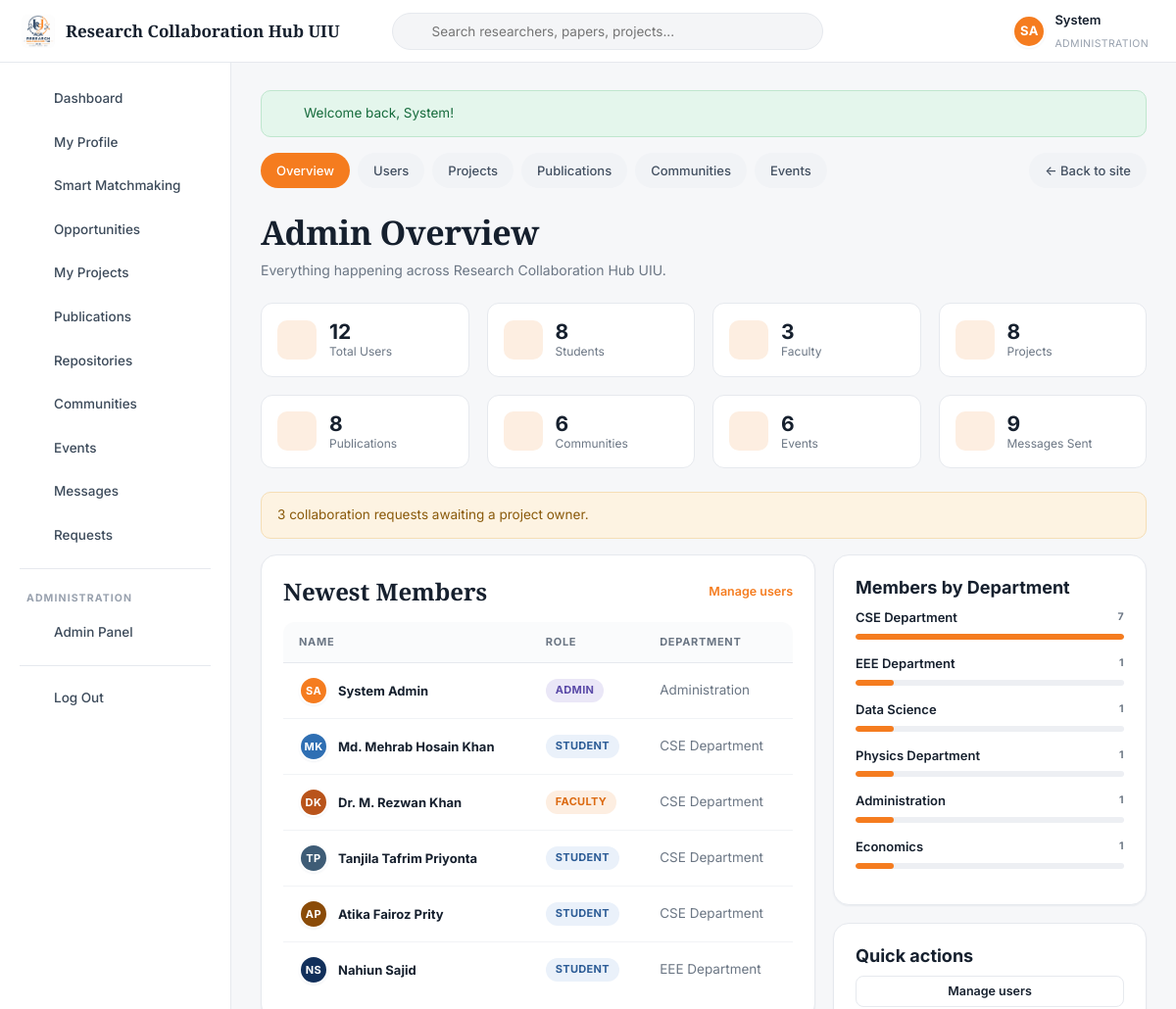
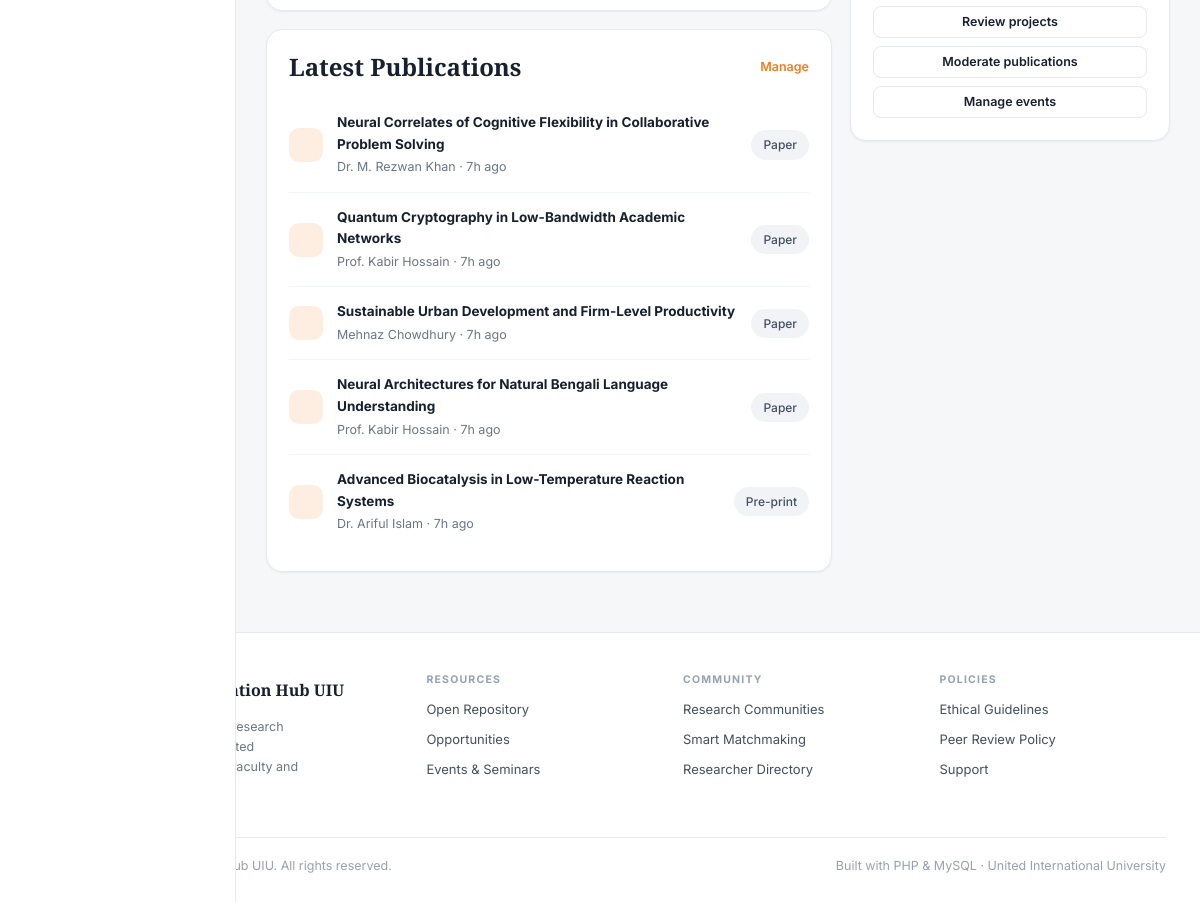
/admin/index.php (signed in), run on the app's committed database (2 pictures, top to bottom).
### tables this page shows
CREATE TABLE `users` (
  `id`                INT AUTO_INCREMENT PRIMARY KEY,
  `first_name`        VARCHAR(60)  NOT NULL,
  `last_name`         VARCHAR(60)  NOT NULL,
  `email`             VARCHAR(150) NOT NULL UNIQUE,
  `password`          VARCHAR(255) NOT NULL,
  `role`              ENUM('student','faculty','admin') NOT NULL DEFAULT 'student',
  `researcher_type`   ENUM('student_academic','corporate','gov_ngo','medical','non_researcher') DEFAULT 'student_academic',
  `department`        VARCHAR(100) DEFAULT NULL,
  `university`        VARCHAR(150) DEFAULT 'United International University',
  `designation`       VARCHAR(120) DEFAULT NULL,
  `trimester`         VARCHAR(30)  DEFAULT NULL,
  `student_id`        VARCHAR(30)  DEFAULT NULL,
  `cgpa`              DECIMAL(3,2) DEFAULT NULL,
  `bio`               TEXT         DEFAULT NULL,
  `avatar`            VARCHAR(255) DEFAULT NULL,
  `cover`             VARCHAR(255) DEFAULT NULL,
  `phone`             VARCHAR(40)  DEFAULT NULL,
  `city`              VARCHAR(80)  DEFAULT 'Dhaka',
  `linkedin`          VARCHAR(200) DEFAULT NULL,
  `orcid`             VARCHAR(60)  DEFAULT NULL,
  `website`           VARCHAR(200) DEFAULT NULL,
  `availability`      VARCHAR(60)  DEFAULT NULL,
  `preferred_team`    VARCHAR(40)  DEFAULT NULL,
  `open_to_collab`    TINYINT(1)   NOT NULL DEFAULT 1,
  `status`            ENUM('active','suspended') NOT NULL DEFAULT 'active',
  `created_at`        DATETIME     NOT NULL DEFAULT CURRENT_TIMESTAMP
);

CREATE TABLE `publications` (
  `id`         INT AUTO_INCREMENT PRIMARY KEY,
  `user_id`    INT NOT NULL,
  `title`      VARCHAR(250) NOT NULL,
  `abstract`   TEXT DEFAULT NULL,
  `authors`    VARCHAR(400) DEFAULT NULL,
  `journal`    VARCHAR(200) DEFAULT NULL,
  `year`       INT DEFAULT NULL,
  `pub_type`   ENUM('Paper','Pre-print','Dataset','Thesis') NOT NULL DEFAULT 'Paper',
  `category`   VARCHAR(80) DEFAULT NULL,
  `file_name`  VARCHAR(200) DEFAULT NULL,
  `file_path`  VARCHAR(255) DEFAULT NULL,
  `file_size`  INT NOT NULL DEFAULT 0,
  `views`      INT NOT NULL DEFAULT 0,
  `downloads`  INT NOT NULL DEFAULT 0,
  `citations`  INT NOT NULL DEFAULT 0,
  `status`     ENUM('published','draft') NOT NULL DEFAULT 'published',
  `current_version` INT NOT NULL DEFAULT 1,
  `created_at` DATETIME NOT NULL DEFAULT CURRENT_TIMESTAMP,
  FOREIGN KEY (`user_id`) REFERENCES `users`(`id`) ON DELETE CASCADE
);

### config/database.php (called while the page is built)
<?php
function db(): PDO
{
    static $pdo = null;
    if ($pdo instanceof PDO) {
        return $pdo;
    }
    $dsn = 'mysql:host=' . DB_HOST . ';dbname=' . DB_NAME . ';charset=' . DB_CHARSET;
    try {
        $pdo = new PDO($dsn, DB_USER, DB_PASS, [
            PDO::ATTR_ERRMODE            => PDO::ERRMODE_EXCEPTION,
            PDO::ATTR_DEFAULT_FETCH_MODE => PDO::FETCH_ASSOC,
            PDO::ATTR_EMULATE_PREPARES   => false,
        ]);
    } catch (PDOException $e) {
        die(
            '<div style="font-family:system-ui;max-width:640px;margin:80px auto;padding:28px;'
          . 'border:1px solid #e3e6ea;border-radius:12px;background:#fff">'
          . '<h2 style="color:#12305B;margin:0 0 10px">Database connection failed</h2>'
          . '<p style="color:#5b6472;line-height:1.6">PHP could not reach MySQL. Check that:</p>'
          . '<ol style="color:#5b6472;line-height:1.8">'
          . '<li><strong>Apache</strong> and <strong>MySQL</strong> are both running in the XAMPP Control Panel.</li>'
          . '<li>You imported <code>database/rch_uiu.sql</code> in phpMyAdmin.</li>'
          . '<li>The credentials in <code>config/config.php</code> match your MySQL setup.</li>'
          . '</ol>'
          . '<p style="color:#98a1ae;font-size:13px">MySQL says: ' . htmlspecialchars($e->getMessage()) . '</p>'
          . '</div>'
        );
    }
    return $pdo;
}
function q(string $sql, array $params = []): PDOStatement
{
    $stmt = db()->prepare($sql);
    $stmt->execute($params);
    return $stmt;
}
function fetchOne(string $sql, array $params = []): ?array
{
    $row = q($sql, $params)->fetch();
    return $row === false ? null : $row;
}
function fetchAll(string $sql, array $params = []): array
{
    return q($sql, $params)->fetchAll();
}
function fetchValue(string $sql, array $params = [], $default = 0)
{
    $val = q($sql, $params)->fetchColumn();
    return $val === false ? $default : $val;
}

### admin/index.php (the view, shortened to what this page needs)
<?php
requireRole('admin');
$stats = [
    ['users',        'Total Users',      (int)fetchValue('SELECT COUNT(*) FROM users')],
    ['cap',          'Students',         (int)fetchValue('SELECT COUNT(*) FROM users WHERE role = "student"')],
    ['briefcase',    'Faculty',          (int)fetchValue('SELECT COUNT(*) FROM users WHERE role = "faculty"')],
    ['folder',       'Projects',         (int)fetchValue('SELECT COUNT(*) FROM projects')],
    ['file',         'Publications',     (int)fetchValue('SELECT COUNT(*) FROM publications')],
    ['globe',        'Communities',      (int)fetchValue('SELECT COUNT(*) FROM communities')],
    ['calendar',     'Events',           (int)fetchValue('SELECT COUNT(*) FROM events')],
    ['chat',         'Messages Sent',    (int)fetchValue('SELECT COUNT(*) FROM messages')],
];
$recentUsers = fetchAll('SELECT * FROM users ORDER BY created_at DESC LIMIT 6');
$recentPubs  = fetchAll('SELECT p.*, u.first_name, u.last_name FROM publications p
                         JOIN users u ON u.id = p.user_id ORDER BY p.created_at DESC LIMIT 5');
$openReqs    = (int)fetchValue('SELECT COUNT(*) FROM collab_requests WHERE status = "pending"');
$suspended   = (int)fetchValue('SELECT COUNT(*) FROM users WHERE status = "suspended"');
$byDept = fetchAll('SELECT department, COUNT(*) c FROM users
                    WHERE department IS NOT NULL GROUP BY department ORDER BY c DESC LIMIT 6');
$maxDept = $byDept ? max(array_column($byDept, 'c')) : 1;
require_once ROOT_PATH . '/includes/header.php';
require_once __DIR__ . '/nav.php';
?>
<div class="page-head">
  <div>
    <h1>Admin Overview</h1>
    <p class="sub">Everything happening across <?= e(SITE_NAME) ?>.</p>
  </div>
</div>
<div class="grid grid-4 mb-3">
  <?php foreach ($stats as [$ico, $label, $n]): ?>
    <div class="stat-tile">
      <span class="stat-ico"><?= icon($ico, 19) ?></span>
      <span><span class="n"><?= $n ?></span><span class="l"><?= e($label) ?></span></span>
    </div>
  <?php endforeach; ?>
</div>
<?php if ($openReqs || $suspended): ?>
  <div class="alert alert-warning">
    <span>
      <?= $openReqs ? $openReqs . ' collaboration request' . ($openReqs === 1 ? '' : 's') . ' awaiting a project owner. ' : '' ?>
    </span>
  </div>
<?php endif; ?>
<div class="layout-main-side">
  <div class="flex-col" style="gap:18px">
    <div class="card">
      <div class="card-head"><h2>Newest Members</h2>
        <a class="card-link" href="<?= url('admin/users.php') ?>">Manage users</a></div>
      <div class="table-wrap" style="border:none">
        <table class="data">
          <thead><tr><th>Name</th><th>Role</th><th>Department</th><th>Joined</th></tr></thead>
          <tbody>
          <?php foreach ($recentUsers as $u): ?>
            <tr>
              <td>
                <a class="flex" style="text-decoration:none;color:inherit"
                   href="<?= url('profile.php?id=' . (int)$u['id']) ?>">
                  <?= avatar($u, 30) ?><strong style="font-size:13px"><?= e(fullName($u)) ?></strong>
                </a>
              </td>
              <td><?= roleBadge($u['role']) ?></td>
              <td class="muted"><?= e($u['department'] ?: '--') ?></td>
            </tr>
          <?php endforeach; ?>
          </tbody>
        </table>
      </div>
    </div>
    <div class="card">
      <div class="card-head"><h2>Latest Publications</h2>
        <a class="card-link" href="<?= url('admin/publications.php') ?>">Manage</a></div>
      <?php foreach ($recentPubs as $p): ?>
        <a class="list-row" style="text-decoration:none;color:inherit"
           href="<?= url('publication.php?id=' . (int)$p['id']) ?>">
          <span class="stat-ico" style="width:34px;height:34px"><?= icon('file', 15) ?></span>
          <span class="flex-1">
            <strong style="font-size:13.5px;display:block"><?= e($p['title']) ?></strong>
            <span class="muted-sm"><?= e($p['first_name'] . ' ' . $p['last_name']) ?> &middot;
              <?= timeAgo($p['created_at']) ?></span>
          </span>
          <span class="chip"><?= e($p['pub_type']) ?></span>
        </a>
      <?php endforeach; ?>
    </div>
  </div>
  <div class="flex-col" style="gap:18px">
    <div class="card">
      <h3>Members by Department</h3>
      <?php foreach ($byDept as $d): ?>
        <div class="skill-row">
          <div class="flex-between">
            <span class="nm"><?= e($d['department']) ?></span>
            <span class="lv"><?= (int)$d['c'] ?></span>
          </div>
          <div class="progress"><span style="width:<?= (int)$d['c'] / $maxDept * 100 ?>%"></span></div>
        </div>
      <?php endforeach; ?>
    </div>
    <div class="card">
      <h3>Quick actions</h3>
      <div class="flex-col" style="gap:8px">
        <a class="btn btn-outline btn-block btn-sm" href="<?= url('admin/users.php') ?>">Manage users</a>
        <a class="btn btn-outline btn-block btn-sm" href="<?= url('admin/projects.php') ?>">Review projects</a>
        <a class="btn btn-outline btn-block btn-sm" href="<?= url('admin/publications.php') ?>">Moderate publications</a>
        <a class="btn btn-outline btn-block btn-sm" href="<?= url('admin/events.php') ?>">Manage events</a>
      </div>
    </div>
  </div>
</div>
<?php require_once ROOT_PATH . '/includes/footer.php'; ?>

### includes/header.php (shortened to what this page needs)
<?php
require_once ROOT_PATH . '/includes/icons.php';
$layout    = $layout    ?? (isLoggedIn() ? 'app' : 'public');
$me        = currentUser();
?>
<!DOCTYPE html>
<html lang="en">
<head>
<link rel="stylesheet" href="<?= url('assets/css/style.css') ?>">
</head>
<body class="layout-<?= e($layout) ?>">
<?php if ($layout === 'app'): ?>
<header class="topbar">
  <button class="icon-btn menu-toggle" id="menuToggle" aria-label="Toggle menu"><?= icon('menu', 20) ?></button>
  <a class="brand" href="<?= url('dashboard.php') ?>">
    <img src="<?= url('assets/img/logo.jpg') ?>" alt="Logo">
    <span class="brand-name"><?= e(SITE_NAME) ?></span>
  </a>
  <form class="topsearch" action="<?= url('search.php') ?>" method="get" role="search">
    <span class="ico"><?= icon('search', 16) ?></span>
    <input type="search" name="q" placeholder="Search researchers, papers, projects..."
           value="<?= e($_GET['q'] ?? '') ?>">
  </form>
  <div class="topactions">
    <a class="icon-btn" href="<?= url('notifications.php') ?>" title="Notifications">
      <?= icon('bell', 19) ?>
    </a>
    <a class="icon-btn" href="<?= url('messages.php') ?>" title="Messages">
      <?= icon('mail', 19) ?>
    </a>
    <a class="topuser" href="<?= url('profile.php') ?>">
      <?= avatar($me, 34) ?>
      <span>
        <span class="nm"><?= e($me['first_name']) ?></span><br>
        <span class="rl"><?= e($me['department'] ?: ucfirst($me['role'])) ?></span>
      </span>
    </a>
  </div>
</header>
<div class="app">
  <nav class="sidebar" id="sidebar">
    <a href="<?= url('dashboard.php') ?>"     class="<?= isActive('dashboard.php') ? 'active' : '' ?>"><?= icon('dashboard') ?> Dashboard</a>
    <a href="<?= url('profile.php') ?>"       class="<?= isActive('profile.php') || isActive('profile_edit.php') ? 'active' : '' ?>"><?= icon('user') ?> My Profile</a>
    <a href="<?= url('matchmaking.php') ?>"   class="<?= isActive('matchmaking.php') ? 'active' : '' ?>"><?= icon('sparkle') ?> Smart Matchmaking</a>
    <a href="<?= url('opportunities.php') ?>" class="<?= isActive('opportunities.php') || isActive('opportunity.php') ? 'active' : '' ?>"><?= icon('bulb') ?> Opportunities</a>
    <a href="<?= url('projects.php') ?>"      class="<?= isActive('projects.php') || isActive('project.php') || isActive('project_form.php') ? 'active' : '' ?>"><?= icon('folder') ?> My Projects</a>
    <a href="<?= url('publications.php') ?>"  class="<?= isActive('publications.php') || isActive('publication.php') ? 'active' : '' ?>"><?= icon('file') ?> Publications</a>
    <a href="<?= url('repository.php') ?>"    class="<?= isActive('repository.php') ? 'active' : '' ?>"><?= icon('layers') ?> Repositories</a>
    <a href="<?= url('communities.php') ?>"   class="<?= isActive('communities.php') || isActive('community.php') || isActive('post.php') ? 'active' : '' ?>"><?= icon('users') ?> Communities</a>
    <a href="<?= url('events.php') ?>"        class="<?= isActive('events.php') ? 'active' : '' ?>"><?= icon('calendar') ?> Events</a>
    <a href="<?= url('messages.php') ?>"      class="<?= isActive('messages.php') ? 'active' : '' ?>">
      <?= icon('mail') ?> Messages
    </a>
    <a href="<?= url('requests.php') ?>"      class="<?= isActive('requests.php') ? 'active' : '' ?>"><?= icon('user-plus') ?> Requests</a>
    <?php if ($me['role'] === 'admin'): ?>
      <div class="sidebar-sep"></div>
      <div class="sidebar-label">Administration</div>
      <a href="<?= url('admin/index.php') ?>"><?= icon('shield') ?> Admin Panel</a>
    <?php endif; ?>
    <div class="sidebar-sep"></div>
    <a href="<?= url('logout.php') ?>"><?= icon('logout') ?> Log Out</a>
  </nav>
  <main class="app-main">
    <?php foreach (getFlashes() as $f): ?>
      <div class="alert alert-<?= e($f['type']) ?>"><?= icon($f['type'] === 'success' ? 'check-circle' : 'help', 17) ?><span><?= e($f['message']) ?></span></div>
    <?php endforeach; ?>
<?php endif; ?>

### includes/icons.php (shortened to what this page needs)
<?php
function icon(string $name, int $size = 18, string $class = ''): string
{
    $body = $paths[$name] ?? $paths['help'];
    return '<svg class="ic ' . htmlspecialchars($class) . '" xmlns="http://www.w3.org/2000/svg" width="' . $size
         . '" height="' . $size . '" viewBox="0 0 24 24" fill="none" stroke="currentColor" stroke-width="1.9"'
         . ' stroke-linecap="round" stroke-linejoin="round" aria-hidden="true">' . $body . '</svg>';
}

### includes/functions.php (shortened to what this page needs)
<?php
function e($value): string
{
    return htmlspecialchars((string)$value, ENT_QUOTES, 'UTF-8');
}
function url(string $path = ''): string
{
    return BASE_URL . ltrim($path, '/');
}
function getFlashes(): array
{
    $f = $_SESSION['flash'] ?? [];
    return $f;
}
function isLoggedIn(): bool
{
    return !empty($_SESSION['user_id']);
}
function currentUser(): ?array
{
    static $user = null;
    static $loaded = false;
    if ($loaded) { return $user; }
    $loaded = true;
    $user = fetchOne('SELECT * FROM users WHERE id = ? AND status = "active"', [$_SESSION['user_id']]);
    return $user;
}
function requireRole(string ...$roles): void
{
    $user = currentUser();
}
function fullName(array $user): string
{
    return trim($user['first_name'] . ' ' . $user['last_name']);
}
function initials(array $user): string
{
    return strtoupper(substr($user['first_name'], 0, 1) . substr($user['last_name'], 0, 1));
}
function avatarUrl(?array $user): string
{
    return '';
}
function avatar(?array $user, int $size = 40, string $extraClass = ''): string
{
    $src = avatarUrl($user);
    $style = 'width:' . $size . 'px;height:' . $size . 'px;';
    $palette = ['#12305B', '#F57C1F', '#2F6FB3', '#B9541B', '#3E5C76', '#8A4B08'];
    $bg      = $palette[((int)$user['id']) % count($palette)];
    $font    = max(10, (int)round($size * 0.38));
    return '<span class="avatar avatar-initials ' . e($extraClass) . '" style="' . $style
         . 'background:' . $bg . ';font-size:' . $font . 'px" title="' . e(fullName($user)) . '">'
         . e(initials($user)) . '</span>';
}
function roleBadge(string $role): string
{
    $map = ['student' => 'Student', 'faculty' => 'Faculty', 'admin' => 'Admin'];
    return '<span class="badge badge-' . e($role) . '">' . e($map[$role] ?? $role) . '</span>';
}
function timeAgo(?string $datetime): string
{
    $ts   = strtotime($datetime);
    $diff = time() - $ts;
    if ($diff < 86400)  { return floor($diff / 3600) . 'h ago'; }
    return date('d M Y', $ts);
}
function isActive(string $page): bool
{
    return basename($_SERVER['PHP_SELF']) === $page;
}

### data on the page
users: initials($user) "SA", first_name "System", department "ADMINISTRATION", fullName($u) "System Admin", role "ADMIN", department "Administration"
users: initials($user) "MK", fullName($u) "Md. Mehrab Hosain Khan", role "STUDENT", department "CSE Department"
users: initials($user) "DK", fullName($u) "Dr. M. Rezwan Khan", role "FACULTY", department "CSE Department"
users: initials($user) "TP", fullName($u) "Tanjila Tafrim Priyonta", role "STUDENT", department "CSE Department"
users: initials($user) "AP", fullName($u) "Atika Fairoz Prity", role "STUDENT", department "CSE Department"
users: initials($user) "NS", fullName($u) "Nahiun Sajid", role "STUDENT", department "EEE Department"
publications: $size 15 (drawn), title "Neural Correlates of Cognitive Flexibility in Collaborative Problem Solving", user.last_name "Dr. M. Rezwan Khan", created_at "7h ago", pub_type "Paper"
publications: $size 15 (drawn), title "Quantum Cryptography in Low-Bandwidth Academic Networks", user.last_name "Prof. Kabir Hossain", created_at "7h ago", pub_type "Paper"
publications: $size 15 (drawn), title "Sustainable Urban Development and Firm-Level Productivity", user.last_name "Mehnaz Chowdhury", created_at "7h ago", pub_type "Paper"
publications: $size 15 (drawn), title "Neural Architectures for Natural Bengali Language Understanding", user.last_name "Prof. Kabir Hossain", created_at "7h ago", pub_type "Paper"
publications: $size 15 (drawn), title "Advanced Biocatalysis in Low-Temperature Reaction Systems", user.last_name "Dr. Ariful Islam", created_at "7h ago", pub_type "Pre-print"

### other printed values
SITE_NAME "Research Collaboration Hub UIU"
$f['message'] "Welcome back, System!"
$label "Overview"
$label "Users"
$label "Projects"
$label "Publications"
$label "Communities"
$label "Events"
$n "12"
$label "Total Users"
$n "8"
$label "Students"
$n "3"
$label "Faculty"
$n "6"
